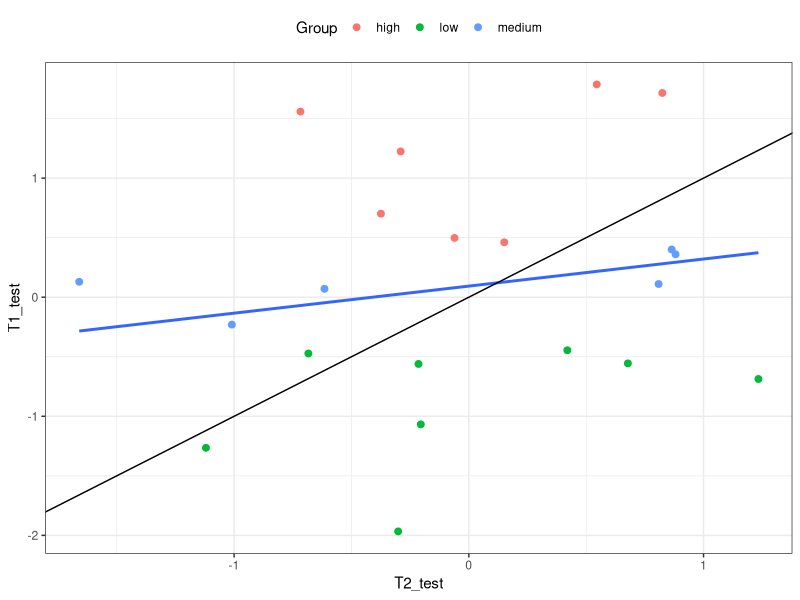

This chart was generated by the following R code:
## ---- chunk 1
list_of_packages<-c("tidyverse","kableExtra","knitr")
new.packages <- list_of_packages[!(list_of_packages %in% installed.packages()[,"Package"])]
if(length(new.packages))install.packages(new.packages,dependencies = TRUE)

library(tidyverse)
library(kableExtra)
library(knitr)
## ---- chunk 2
set.seed(123)
mycor <- 0 #correlation between time 1 and time 2.
test_t1<-rnorm(n = 21, mean = 0, sd = 1) 
    
test_t2<-mycor*sd(test_t1)*test_t1+(sqrt(1-mycor^2))*sd(test_t1)*rnorm(length(test_t1))

groups<-rep("low",21)
for(i in 1:21){
if(test_t1[i]>=qnorm(.333)){groups[i]<-"medium"}
if(test_t1[i]>=qnorm(.667)){groups[i]<-"high"}  
}

kable(table(groups))

mydata<-data.frame(id=1:21,T1_test=test_t1,T2_test=test_t2,Group=groups)
mydata$id<-as.factor(mydata$id)
mydata$Group<-as.factor(mydata$Group)

#colMeans(mydata[,c('T1_test','T2_test')])

equal_means<-t.test(mydata$T1_test,mydata$T2_test)

ggplot(data=mydata,aes(y=T1_test,x=T2_test))+geom_point(aes(colour=Group),size=2)+geom_smooth(method='lm',formula=y~x,se=F)+geom_abline(slope=1,intercept=0)+theme_bw()+theme(legend.position = "top")

mytable<-as.data.frame(matrix(NA,nrow=3,ncol=3))

mytable[1,2:3]<-colMeans(mydata[mydata$Group=="low",c('T1_test','T2_test')])
mytable[2,2:3]<-colMeans(mydata[mydata$Group=="medium",c('T1_test','T2_test')])
mytable[3,2:3]<-colMeans(mydata[mydata$Group=="high",c('T1_test','T2_test')])

colnames(mytable) <- c("Group", "T1_Mean","T2_Mean")
mytable[1:3,1] <- c("Low","Medium","High")

knitr::kable(mytable) 


T2_group_means<-summary(aov(T2_test~Group, data=mydata))
